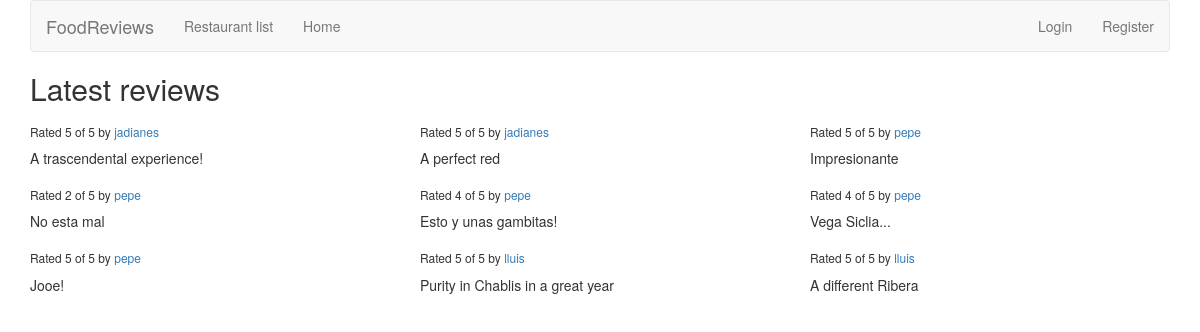
The app's page /reviews/ with its own data.
### reviews/models.py (models this page shows)
class Review(models.Model):
    RATING_CHOICES = (
        (1, '1'),
        (2, '2'),
        (3, '3'),
        (4, '4'),
        (5, '5'),
    )
    restaurant = models.ForeignKey(Restaurant)
    pub_date = models.DateTimeField('date published')
    user_name = models.CharField(max_length=100)
    comment = models.CharField(max_length=200)
    rating = models.IntegerField(choices=RATING_CHOICES)

### reviews/views.py (the view)
def review_list(request):
    latest_review_list = Review.objects.order_by('-pub_date')[:9]
    context = {'latest_review_list':latest_review_list}
    return render(request, 'reviews/review_list.html', context)

### reviews/templates/reviews/review_list.html (shortened to what this page needs)
{% extends 'base.html' %}
{% block title %}
<h2>Latest reviews</h2>
{% endblock %}
{% block content %}
{% if latest_review_list %}
<div class="row">
    {% for review in latest_review_list %}
    <div class="col-xs-6 col-lg-4">
        <h6>Rated {{ review.rating }} of 5 by <a href="{% url 'reviews:user_review_list' review.user_name %}" >{{ review.user_name }}</a></h6>
        <p>{{ review.comment }}</p>
    </div>
    {% endfor %}
</div>
{% else %}
<p>No reviews are available.</p>
{% endif %}
{% endblock %}

### templates/base.html (shortened to what this page needs)
{% load bootstrap3 %}
{% bootstrap_css %}
{% block bootstrap3_content %}
<div class="container">
    <nav class="navbar navbar-default">
        <div class="navbar-header">
            <a class="navbar-brand" href="{% url 'reviews:review_list' %}">FoodReviews</a>
        </div>
        <div id="navbar" class="navbar-collapse collapse">
            <ul class="nav navbar-nav">
                <li><a href="{% url 'reviews:wine_list' %}">Restaurant list</a></li>
                <li><a href="{% url 'reviews:review_list' %}">Home</a></li>
            </ul>
            <ul class="nav navbar-nav navbar-right">
            {% if user.is_authenticated %}
                <li><a href="{% url 'reviews:user_review_list' user.username %}">Hello {{ user.username }}</a></li>
                <li><a href="{% url 'reviews:user_recommendation_list' %}">Your suggestions</a></li>
                <li><a href="{% url 'auth:logout' %}">Logout</a></li>
                {% else %}
                <li><a href="{% url 'auth:login' %}">Login</a></li>
                <li><a href="/accounts/register">Register</a></li>
                {% endif %}
            </ul>
        </div>
    </nav>
    <h1>{% block title %}(no title){% endblock %}</h1>
    {% block content %}(no content){% endblock %}
</div>
{% endblock %}

### records on screen
Review: rating "5", user_name "jadianes", comment "A trascendental experience!"
Review: rating "5", user_name "jadianes", comment "A perfect red"
Review: rating "5", user_name "pepe", comment "Impresionante"
Review: rating "2", user_name "pepe", comment "No esta mal"
Review: rating "4", user_name "pepe", comment "Esto y unas gambitas!"
Review: rating "4", user_name "pepe", comment "Vega Siclia..."
Review: rating "5", user_name "pepe", comment "Jooe!"
Review: rating "5", user_name "lluis", comment "Purity in Chablis in a great year"
Review: rating "5", user_name "lluis", comment "A different Ribera"
